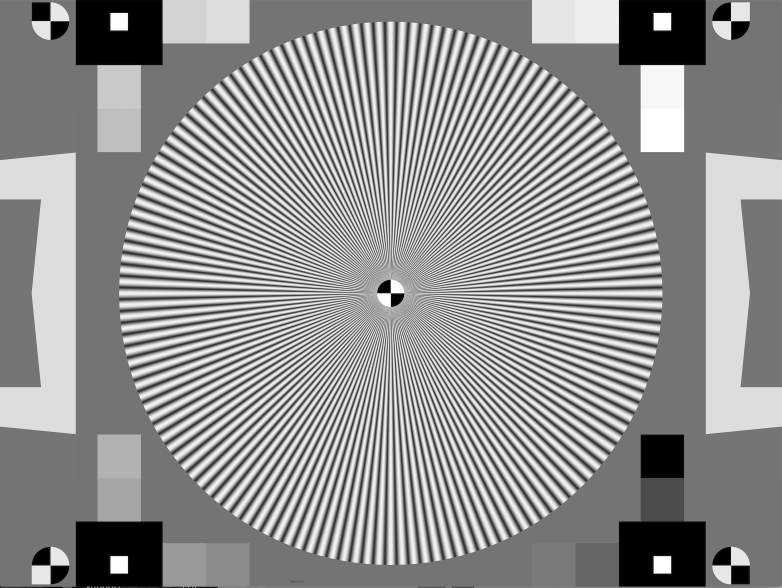
#> input picture Code/imgs/simens_star.png, 2344 x 1762 px (shown at 1/3 size)
$ jupyter execute GS_algorithm.ipynb
#> lines starting #> are read from the running program, lines starting #| are printed output that depends on the picture
# Gerchberg-Saxton (GS) Algorithm for Holocurtain

### [Link to the paper](https://imaging.cs.cmu.edu/holocurtains/#home)

## GS Algorithm Implementation

[cell 1]
import numpy as np
import numpy.fft as F
import cv2 as cv
import matplotlib.pyplot as plt
import PIL.Image as Image
import requests

[cell 2]
# step1: Random Init for 2D binary image
def random_init(w: int, h: int) -> np.ndarray:
    return np.random.randint(0, 2, (w, h))

# plt.imshow(random_init(10, 10), cmap='gray')

[cell 3]
def normalize_img(img: np.ndarray, mn: float = -1, mx: float = -1) -> np.ndarray:
    if mx == -1:
        mx = img.max()
    if mn == -1:
        mn = img.min()
    return (img - mn) / (mx - mn)

[cell 4]
def resize_for_target(img: np.ndarray, DMD_resolution: tuple[int, int] = (1920, 1080)) -> np.ndarray:
    # resize target size to DMD_resolution
    return normalize_img(np.array(Image.fromarray(img).resize(DMD_resolution, Image.BILINEAR)))
    # return normalize_img(cv.resize(img, DMD_resolution, interpolation=cv.INTER_AREA))

[cell 5]
def GS(target: np.ndarray, iter: int = 10, abr: np.ndarray = None) -> np.ndarray:
    h, w = target.shape
    # step1: Random Init for 2D binary image
    u = np.random.rand(h, w) >= 0.5
    u = u.astype(np.complex_)
    if abr is None:
        abr = np.ones_like(target)
    for _ in range(iter):
        # step2: Forward Propagation
        u = F.fft2(u * abr)
        u = F.fftshift(u)
        # step3: Amplitude Constraint
        u = np.sqrt(target) * np.exp(1j * np.angle(u))
        # step4: Backward Propagation
        u = F.ifftshift(u)
        u = F.ifft2(u)
        # step5: Binary Constraint
        u = np.real(u) >= 0
        u = u.astype(np.complex_)

    return u

## Define Evaluation Metrics
* **PSNR**: Peak Signal-to-Noise Ratio
* **SSIM**: Structural Similarity Index
* **NRMSE**: Normalized Root Mean Squared Error

[cell 6]
def PSNR(target: np.ndarray, cmp: np.ndarray) -> float:
    mse = np.mean((target - cmp) ** 2)
    return 10 * np.log10(255 ** 2 / mse)

def SSIM(target: np.ndarray, cmp: np.ndarray) -> float:
    mu_x = np.mean(target)
    mu_y = np.mean(cmp)
    var_x = np.var(target)
    var_y = np.var(cmp)
    cov_xy = np.mean(target * cmp) - mu_x * mu_y
    c1 = (0.01 * 255) ** 2
    c2 = (0.03 * 255) ** 2
    return (2 * mu_x * mu_y + c1) * (2 * cov_xy + c2) / ((mu_x ** 2 + mu_y ** 2 + c1) * (var_x + var_y + c2))

def NRMSE(target: np.ndarray, cmp: np.ndarray) -> float:
    return np.sqrt(np.mean((target - cmp) ** 2)) / (target.max() - target.min())

[cell 7]
def show_metrics(target: np.ndarray, cmp: np.ndarray) -> None:
    target = normalize_img(target) * 255
    cmp = normalize_img(cmp) * 255
    print(f'PSNR: {PSNR(target, cmp):.2f}dB')
    print(f'SSIM: {SSIM(target, cmp):.2f}')
    print(f'NRMSE: {NRMSE(target, cmp):.2f}')

def show_l1_diff(target: np.ndarray, cmp: np.ndarray) -> None:
    target = normalize_img(target) * 255
    cmp = normalize_img(cmp) * 255
    # maintain the range of 0~255
    diff = normalize_img(np.abs(target - cmp), 0, 255)
    plt.imshow(diff, cmap='gray')

[cell 8]
# need to make sure target image is grayscale
# choose from 'target_pixelized.png', 'airforce_chart.png', 'simens_star.png'
target_img = 'simens_star.png'
target_out = 'GS_simens_star.bmp'
imgs_path = 'imgs'

img_path = f'{imgs_path}/{target_img}'

[cell 9]
# img = np.array(Image.open(img_path))
# img = cv.cvtColor(img, cv.COLOR_RGBA2GRAY)
# cv.imwrite(f'{imgs_path}/gray_{target_img}', img)

## Testing on 2D Images

[cell 10]
try:
    img = np.array(Image.open(img_path))
#> img is the input picture: shape (1762, 2344); min 0, max 255, mean 145
except FileNotFoundError:
    img = np.array(Image.open(requests.get(f'https://raw.githubusercontent.com/zhuyuezx/CSC494_holoprojector/main/Code/{img_path}', stream=True).raw))
img = img / 255.
plt.imshow(img, cmap='gray')

[cell 11]
target = resize_for_target(img, (2716, 1600))
#> in normalize_img, `mx = img.max()`: mx = 1
#> in normalize_img, `mn = img.min()`: mn = 0
#> in normalize_img, `return (img - mn) / (mx - mn)`:
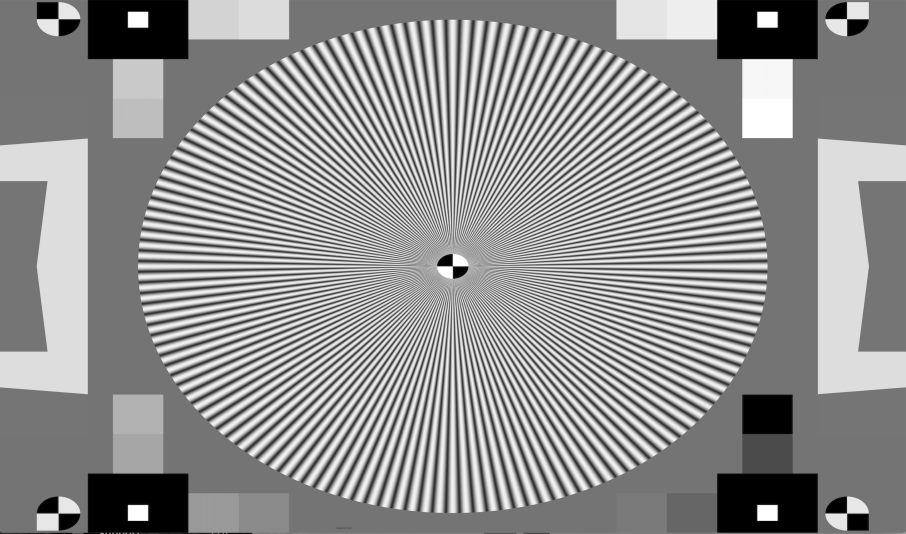
#> returned value: shape (1600, 2716) float32 (shown at 1/3 size); min 0, max 1, mean 0.569
# target = img
# plt.imshow(target, cmap='gray')

[cell 12]
# Basic setting where there's no abrration
ret = GS(target, 10)
#> the loop in GS, `for _ in range(iter):` made 10 passes
#> pass 1, in GS, `u = np.real(u) >= 0`:
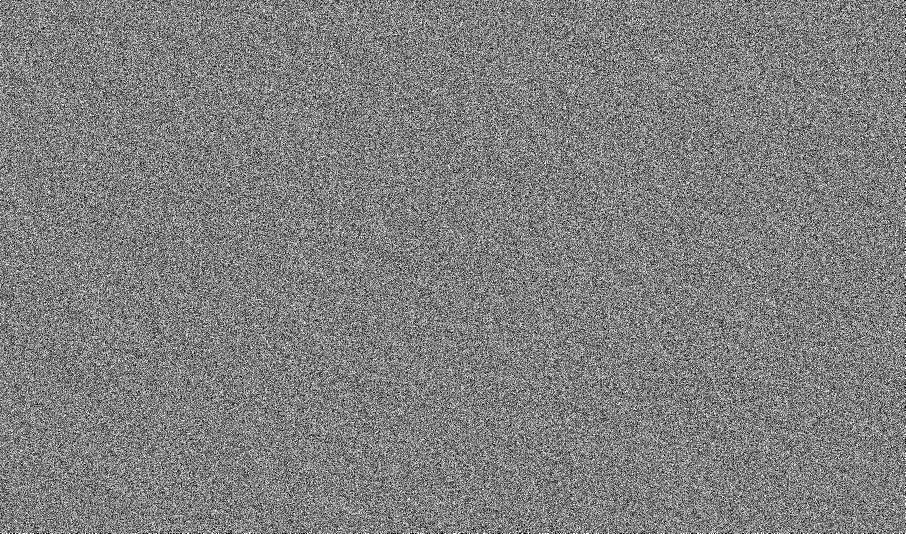
#> u: shape (1600, 2716) bool (shown at 1/3 size); 50% white; black in thin lines or dots
# see the final result for step 5
plt.imshow(np.abs(ret), cmap='gray')
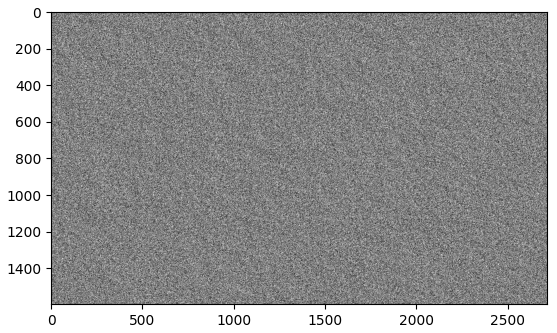
#> figure drawn by matplotlib, 1 panel

[cell 13]
cv.imwrite(f'{imgs_path}/{target_out}', (np.abs(ret) * 255).astype(np.uint8))
#> Out = True

[cell 14]
# See the final result for step 3
to_plot = np.abs(F.fft2(ret))
to_plot[0, 0] = 0
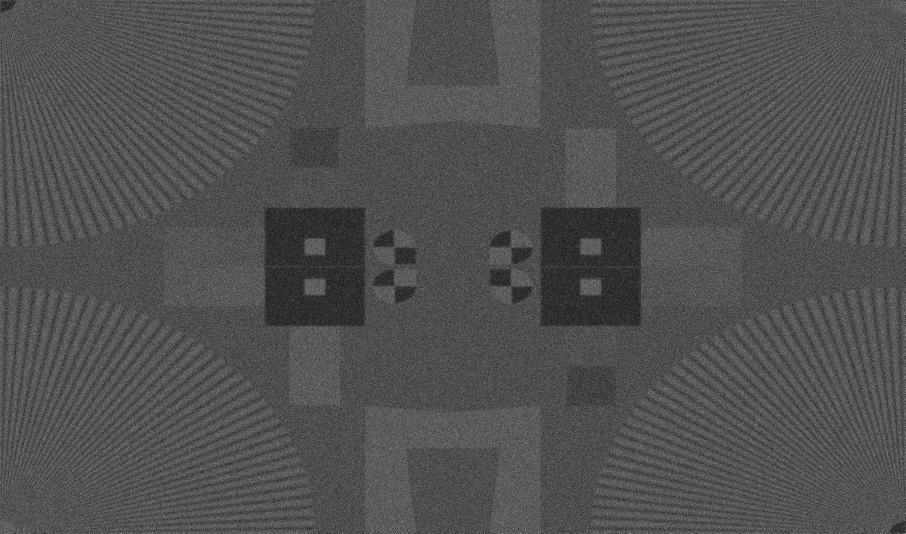
#> to_plot: shape (1600, 2716) float64 (shown at 1/3 size); min 0, max 3068.7, mean 976.9; drawn with min black and max white
to_plot = normalize_img(np.abs(to_plot))
to_plot[0, 0] = to_plot.max()
to_plot = np.fft.fftshift(to_plot)
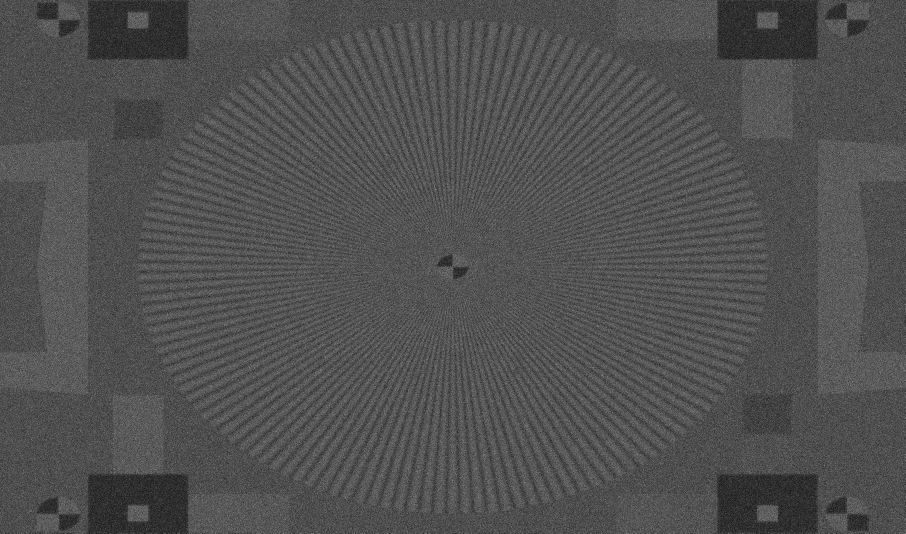
#> to_plot: shape (1600, 2716) float64 (shown at 1/3 size); min 0.000286, max 1, mean 0.318
plt.imshow(np.abs(to_plot), cmap='gray')

[cell 15]
# See the final result for step 4
to_plot2 = F.fft2(ret)
to_plot2 = np.sqrt(target) * np.exp(1j * np.angle(to_plot2))
to_plot2 = normalize_img(np.abs(to_plot2))
#> call 3 of normalize_img, with mn = -1, mx = -1
#> in normalize_img (call 3), `mx = img.max()`: mx = 1
#> in normalize_img (call 3), `return (img - mn) / (mx - mn)`:
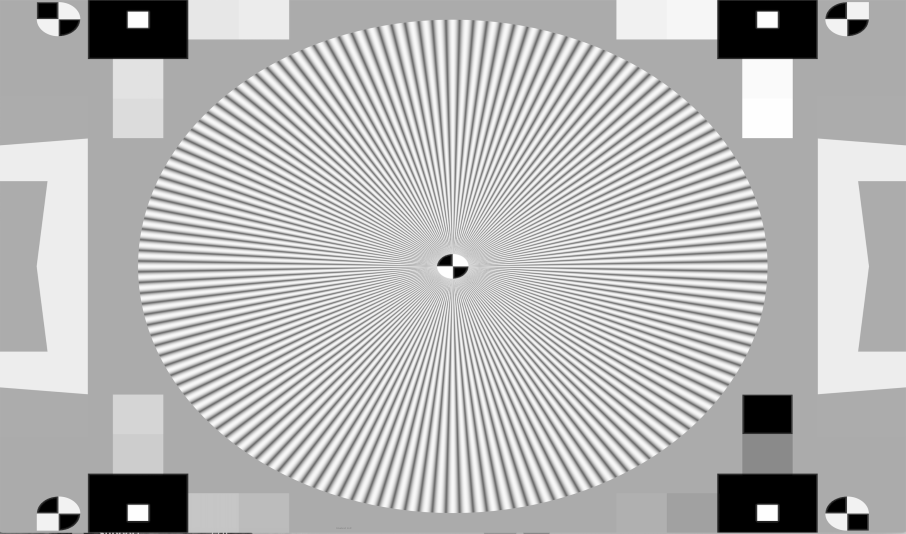
#> returned value: shape (1600, 2716) float64 (shown at 1/3 size); min 0, max 1, mean 0.72
plt.imshow(np.abs(to_plot2), cmap='gray')

[cell 16]
show_metrics(target, to_plot2)
#> in PSNR, `mse = np.mean((target - cmp) ** 2)`: mse = 1951.6
#| PSNR: 15.23dB
#> in SSIM, `mu_x = np.mean(target)`: mu_x = 145
#> in SSIM, `mu_y = np.mean(cmp)`: mu_y = 183.6
#> in SSIM, `var_x = np.var(target)`: var_x = 4349
#> in SSIM, `var_y = np.var(cmp)`: var_y = 3247.5
#> in SSIM, `cov_xy = np.mean(target * cmp) - mu_x * mu_y`: cov_xy = 3569.6
#| SSIM: 0.91
#| NRMSE: 0.17

[cell 17]
show_l1_diff(target, to_plot2)
#> in normalize_img (call 8), `return (img - mn) / (mx - mn)`:
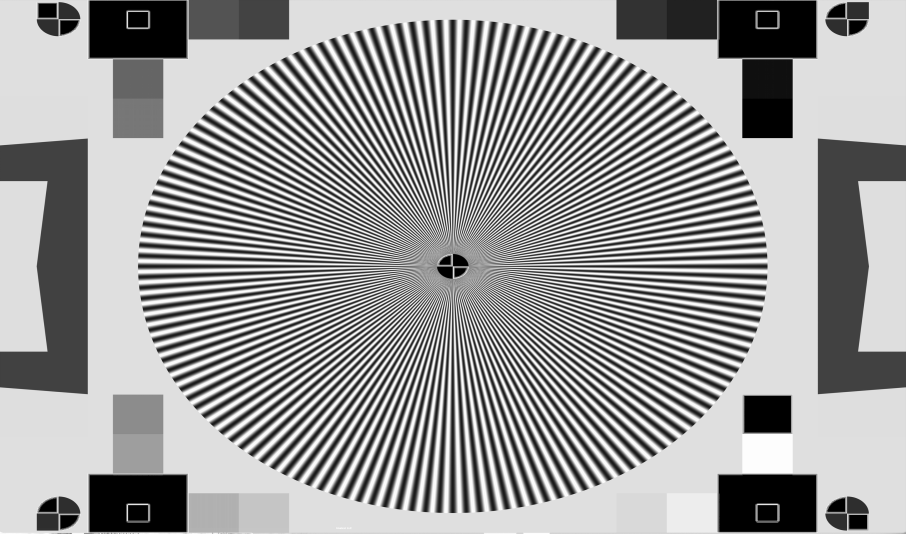
#> returned value: shape (1600, 2716) float64 (shown at 1/3 size); min 0, max 0.25, mean 0.152; drawn with min black and max white
